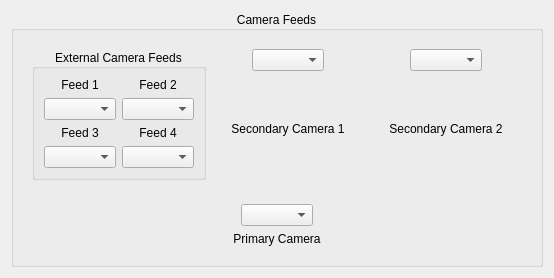
          <widget class="QWidget" name="con_panel_camera_widget" native="true">
           <property name="enabled">
            <bool>true</bool>
           </property>
           <property name="sizePolicy">
            <sizepolicy hsizetype="Preferred" vsizetype="Preferred">
             <horstretch>1</horstretch>
             <verstretch>0</verstretch>
            </sizepolicy>
           </property>
           <layout class="QGridLayout" name="gridLayout_6">
            <item row="0" column="0">
             <widget class="QGroupBox" name="groupBox">
              <property name="title">
               <string>Camera Feeds</string>
              </property>
              <property name="alignment">
               <set>Qt::AlignCenter</set>
              </property>
              <layout class="QGridLayout" name="gridLayout_25">
               <item row="0" column="0">
                <layout class="QGridLayout" name="gridLayout_24" rowstretch="1,3">
                 <item row="1" column="0">
                  <widget class="QWidget" name="widget" native="true">
                   <property name="sizePolicy">
                    <sizepolicy hsizetype="Preferred" vsizetype="Preferred">
                     <horstretch>0</horstretch>
                     <verstretch>1</verstretch>
                    </sizepolicy>
                   </property>
                   <layout class="QGridLayout" name="gridLayout_14">
                    <item row="0" column="0">
                     <layout class="QHBoxLayout" name="horizontalLayout_11">
                      <item>
                       <spacer name="horizontalSpacer_8">
                        <property name="orientation">
                         <enum>Qt::Horizontal</enum>
                        </property>
                        <property name="sizeHint" stdset="0">
                         <size>
                          <width>40</width>
                          <height>20</height>
                         </size>
                        </property>
                       </spacer>
                      </item>
                      <item>
                       <widget class="QComboBox" name="control_primary_camera_list"/>
                      </item>
                      <item>
                       <spacer name="horizontalSpacer_9">
                        <property name="orientation">
                         <enum>Qt::Horizontal</enum>
                        </property>
                        <property name="sizeHint" stdset="0">
                         <size>
                          <width>40</width>
                          <height>20</height>
                         </size>
                        </property>
                       </spacer>
                      </item>
                     </layout>
                    </item>
                    <item row="1" column="0">
                     <widget class="QLabel" name="primary_camera">
                      <property name="frameShape">
                       <enum>QFrame::NoFrame</enum>
                      </property>
                      <property name="text">
                       <string>Primary Camera</string>
                      </property>
                      <property name="alignment">
                       <set>Qt::AlignCenter</set>
                      </property>
                     </widget>
                    </item>
                   </layout>
                  </widget>
                 </item>
                 <item row="0" column="0">
                  <widget class="QWidget" name="widget_5" native="true">
                   <layout class="QHBoxLayout" name="horizontalLayout" stretch="1,2">
                    <item>
                     <widget class="QGroupBox" name="groupBox_4">
                      <property name="title">
                       <string>External Camera Feeds</string>
                      </property>
                      <property name="alignment">
                       <set>Qt::AlignCenter</set>
                      </property>
                      <layout class="QGridLayout" name="gridLayout_11">
                       <item row="1" column="0">
                        <widget class="QComboBox" name="control_camera_1_list"/>
                       </item>
                       <item row="1" column="1">
                        <widget class="QComboBox" name="control_camera_2_list"/>
                       </item>
                       <item row="0" column="0">
                        <widget class="QLabel" name="label">
                         <property name="sizePolicy">
                          <sizepolicy hsizetype="Preferred" vsizetype="Fixed">
                           <horstretch>0</horstretch>
                           <verstretch>0</verstretch>
                          </sizepolicy>
                         </property>
                         <property name="text">
                          <string>Feed 1</string>
                         </property>
                         <property name="alignment">
                          <set>Qt::AlignCenter</set>
                         </property>
                        </widget>
                       </item>
                       <item row="3" column="1">
                        <widget class="QComboBox" name="control_camera_4_list"/>
                       </item>
                       <item row="3" column="0">
                        <widget class="QComboBox" name="control_camera_3_list"/>
                       </item>
                       <item row="0" column="1">
                        <widget class="QLabel" name="label_5">
                         <property name="text">
                          <string>Feed 2</string>
                         </property>
                         <property name="alignment">
                          <set>Qt::AlignCenter</set>
                         </property>
                        </widget>
                       </item>
                       <item row="2" column="0">
                        <widget class="QLabel" name="label_8">
                         <property name="sizePolicy">
                          <sizepolicy hsizetype="Preferred" vsizetype="Fixed">
                           <horstretch>0</horstretch>
                           <verstretch>0</verstretch>
                          </sizepolicy>
                         </property>
                         <property name="text">
                          <string>Feed 3</string>
                         </property>
                         <property name="alignment">
                          <set>Qt::AlignCenter</set>
                         </property>
                        </widget>
                       </item>
                       <item row="2" column="1">
                        <widget class="QLabel" name="label_9">
                         <property name="sizePolicy">
                          <sizepolicy hsizetype="Preferred" vsizetype="Fixed">
                           <horstretch>0</horstretch>
                           <verstretch>0</verstretch>
                          </sizepolicy>
                         </property>
                         <property name="text">
                          <string>Feed 4</string>
                         </property>
                         <property name="alignment">
                          <set>Qt::AlignCenter</set>
                         </property>
                        </widget>
                       </item>
                      </layout>
                     </widget>
                    </item>
                    <item>
                     <layout class="QGridLayout" name="gridLayout">
                      <item row="1" column="0">
                       <widget class="QLabel" name="secondary_camera_1">
                        <property name="frameShape">
                         <enum>QFrame::NoFrame</enum>
                        </property>
                        <property name="text">
                         <string>Secondary Camera 1</string>
                        </property>
                        <property name="alignment">
                         <set>Qt::AlignCenter</set>
                        </property>
                       </widget>
                      </item>
                      <item row="0" column="0">
                       <layout class="QHBoxLayout" name="horizontalLayout_9">
                        <item>
                         <spacer name="horizontalSpacer_4">
                          <property name="orientation">
                           <enum>Qt::Horizontal</enum>
                          </property>
                          <property name="sizeHint" stdset="0">
                           <size>
                            <width>40</width>
                            <height>20</height>
                           </size>
                          </property>
                         </spacer>
                        </item>
                        <item>
                         <widget class="QComboBox" name="control_secondary1_camera_list"/>
                        </item>
                        <item>
                         <spacer name="horizontalSpacer_5">
                          <property name="orientation">
                           <enum>Qt::Horizontal</enum>
                          </property>
                          <property name="sizeHint" stdset="0">
                           <size>
                            <width>40</width>
                            <height>20</height>
                           </size>
                          </property>
                         </spacer>
                        </item>
                       </layout>
                      </item>
                      <item row="0" column="1">
                       <layout class="QHBoxLayout" name="horizontalLayout_10">
                        <item>
                         <spacer name="horizontalSpacer_6">
                          <property name="orientation">
                           <enum>Qt::Horizontal</enum>
                          </property>
                          <property name="sizeHint" stdset="0">
                           <size>
                            <width>40</width>
                            <height>20</height>
                           </size>
                          </property>
                         </spacer>
                        </item>
                        <item>
                         <widget class="QComboBox" name="control_secondary2_camera_list"/>
                        </item>
                        <item>
                         <spacer name="horizontalSpacer_7">
                          <property name="orientation">
                           <enum>Qt::Horizontal</enum>
                          </property>
                          <property name="sizeHint" stdset="0">
                           <size>
                            <width>40</width>
                            <height>20</height>
                           </size>
                          </property>
                         </spacer>
                        </item>
                       </layout>
                      </item>
                      <item row="1" column="1">
                       <widget class="QLabel" name="secondary_camera_2">
                        <property name="frameShape">
                         <enum>QFrame::NoFrame</enum>
                        </property>
                        <property name="text">
                         <string>Secondary Camera 2</string>
                        </property>
                        <property name="alignment">
                         <set>Qt::AlignCenter</set>
                        </property>
                       </widget>
                      </item>
                     </layout>
                    </item>
                   </layout>
                  </widget>
                 </item>
                </layout>
               </item>
              </layout>
             </widget>
            </item>
           </layout>
          </widget>
